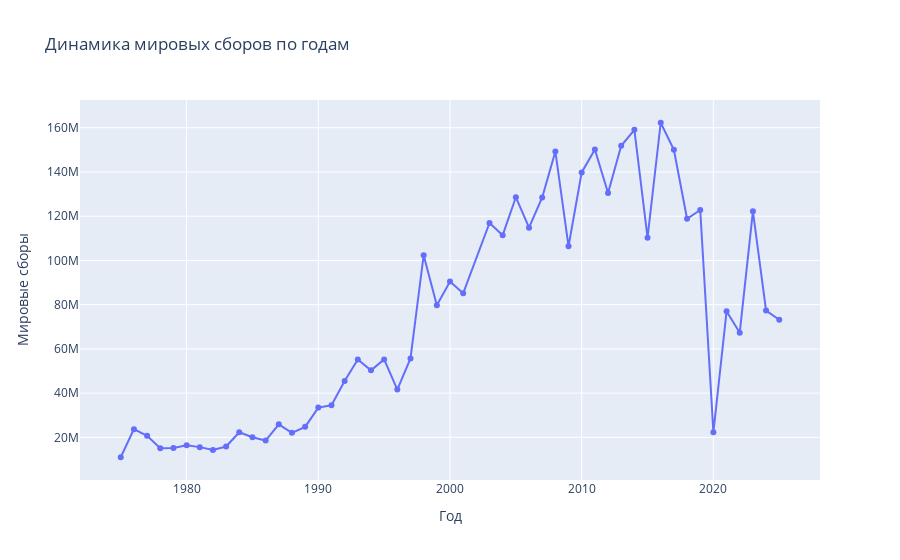

Notebook code for this chart:
### Markdown cell above
В метрике ROI много выбросов, данные неравномерные, для нее посчитаем медианные значения, для остальных - с нормальным распределением, - среднее.

### Code cell
# Почему не стоит учитывать сборы по миру gross_world
gross_yearly = df_4corr.groupby('year')['gross_world'].median().reset_index()

fig = px.line(
    gross_yearly, 
    x='year', 
    y='gross_world', 
    markers=True,
    title='Динамика мировых сборов по годам',
    labels={'gross_world': 'Мировые сборы', 'year': 'Год'}
)

fig.show()

### Figure 1 — Plotly figure (JSON) as saved in the notebook; plotly's stock layout.template omitted (floating-point values rounded to 4 significant figures)
{"data": [{"hovertemplate": "Год=%{x}<br>Мировые сборы=%{y}<extra></extra>", "legendgroup": "", "line": {"color": "#636efa", "dash": "solid"}, "marker": {"symbol": "circle"}, "mode": "lines+markers", "name": "", "orientation": "v", "showlegend": false, "type": "scatter", "x": [1975, 1976, 1977, 1978, 1979, 1980, 1981, 1982, 1983, 1984, 1985, 1986, 1987, 1988, 1989, 1990, 1991, 1992, 1993, 1994, 1995, 1996, 1997, 1998, 1999, 2000, 2001, 2003, 2004, 2005, 2006, 2007, 2008, 2009, 2010, 2011, 2012, 2013, 2014, 2015, 2016, 2017, 2018, 2019, 2020, 2021, 2022, 2023, 2024, 2025], "xaxis": "x", "y": [11000000, 23702220, 20714400, 15040000.0, 15160000.0, 16460975, 15578237, 14251189, 15856028, 22316879, 20042468, 18566010, 25893810, 22030000.0, 24742453, 33461269, 34516808, 45500797, 55200000.0, 50287182, 55244805, 41590886, 55650000.0, 102367405, 79742645, 90449929, 85161482, 116900000.0, 111403902, 128579750, 114830111, 128453183, 149292488, 106387141, 139789765, 150190126, 130516424, 151826547, 159100000.0, 110297202, 162300000.0, 150011170, 118855332, 122810399, 22304357, 76994245, 67319703, 122183597, 77316812, 73168813], "yaxis": "y"}], "layout": {"autosize": true, "legend": {"tracegroupgap": 0}, "title": {"text": "Динамика мировых сборов по годам"}, "xaxis": {"anchor": "y", "autorange": true, "domain": [0, 1], "range": [1972.0, 2028.0], "title": {"text": "Год"}, "type": "linear"}, "yaxis": {"anchor": "x", "autorange": true, "domain": [0, 1], "range": [-1482000.0, 174700000.0], "title": {"text": "Мировые сборы"}, "type": "linear"}}}
